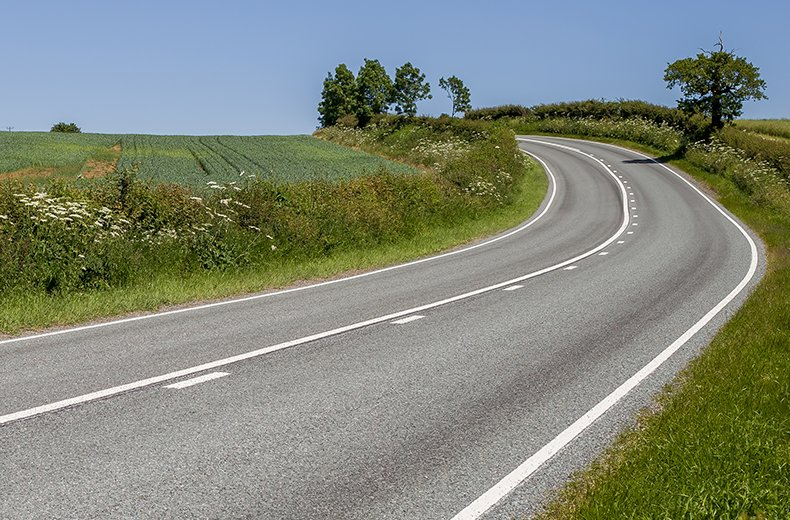
#> input picture Section_1/bg.jpg, 790 x 520 px, given in place of the camera
$ jupyter execute 'Project 1 - Edge Detection Live Cam.ipynb'   (older library calls are emulated)   (text cells are left out)
#> lines starting #> are read from the running program, lines starting #| are printed output that depends on the picture
#> further down, frame is the input picture: shape (520, 790, 3); mean B, G, R 122.3, 135.8, 128.9
[cell 1]
import matplotlib.image as mpimg
import matplotlib.pyplot as plt
import numpy as np
import cv2

[cell 2]
def LiveCamEdgeDetection_canny(image_color):
  threshold_1 = 30
  threshold_2 = 80

  image_gray = cv2.cvtColor(image_color, cv2.COLOR_BGR2GRAY)
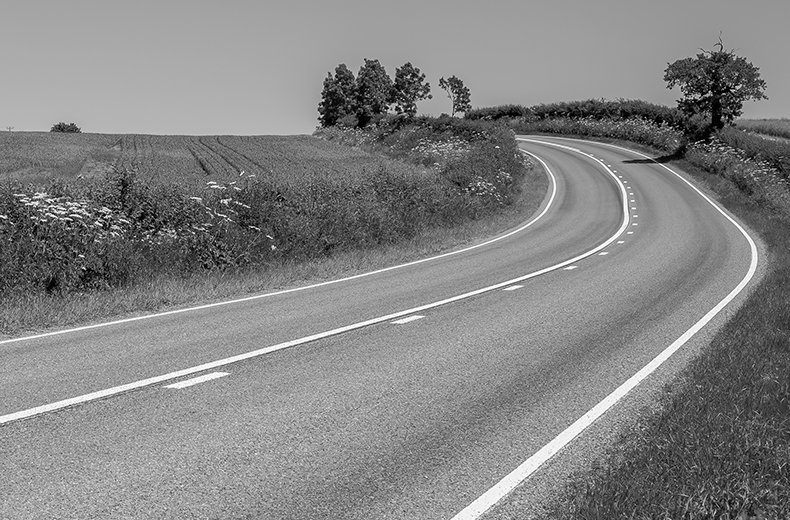
#> image_gray: shape (520, 790); min 0, max 255, mean 132.2
  canny = cv2.Canny(image_gray, threshold_1, threshold_2)
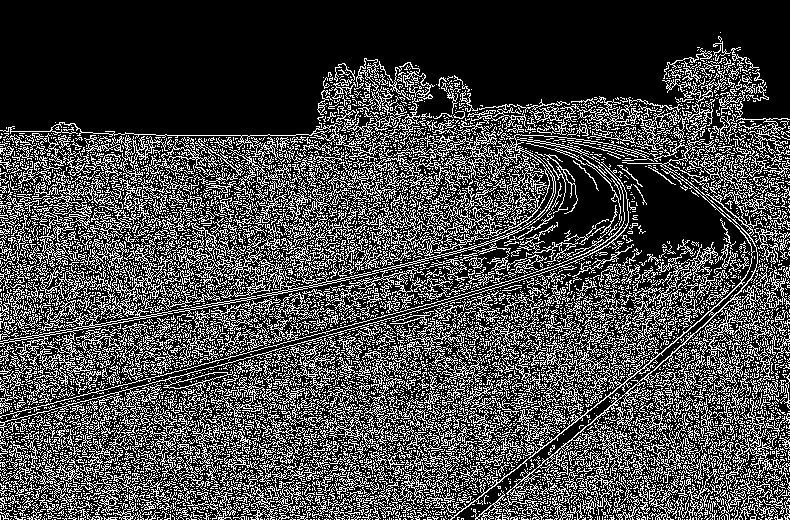
#> canny: shape (520, 790); 27.9% white in thin lines or dots

  return canny

[cell 3]
def LiveEdgeCamDetection_laplacian(image_color):
  image_gray = cv2.cvtColor(image_color, cv2.COLOR_BGR2GRAY)
  laplacian = cv2.Laplacian(image_gray, cv2.CV_64F)

  return laplacian

[cell 4]
def LiveCamEdgeDetection_sobely(image_color):
  image_gray = cv2.cvtColor(image_color, cv2.COLOR_BGR2GRAY)
  y_sobel = cv2.Sobel(image_gray, cv2.CV_64F, 1, 0, ksize = 7)

  return y_sobel

[cell 5]
def LiveCamEdgeDetection_sobelx(image_color):
  image_gray = cv2.cvtColor(image_color, cv2.COLOR_BGR2GRAY)
  x_sobel = cv2.Sobel(image_gray,cv2.CV_64F, 0, 1, ksize = 7)

  return x_sobel

[cell 6]
cap = cv2.VideoCapture(0)

while True:
  ret, frame = cap.read()
  cv2.imshow('Live Edge Detection', LiveCamEdgeDetection_canny(frame))

cap.release()
cv2.destroyAllWindows
